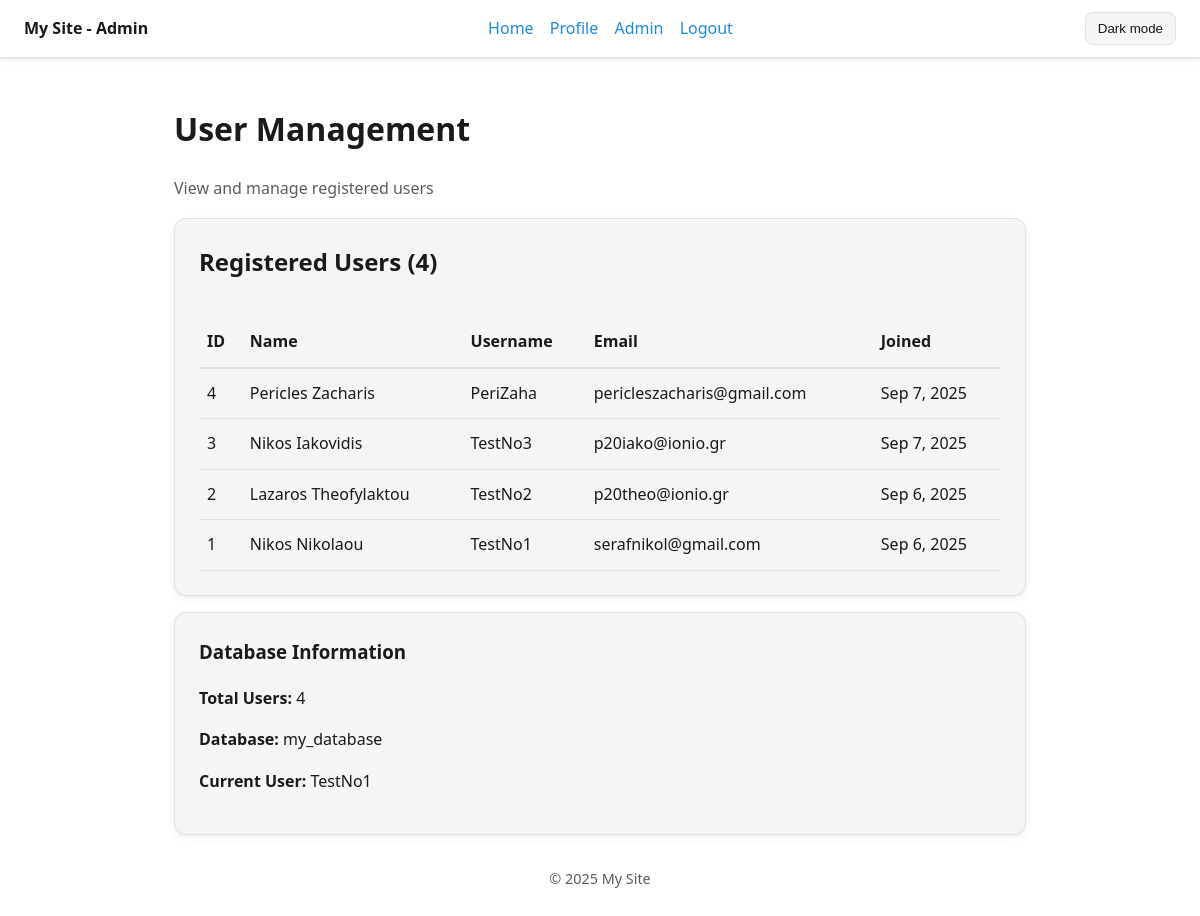
/php/admin.php (signed in), run on the app's committed database.
### tables this page shows
CREATE TABLE `users` (
  `id` int(10) UNSIGNED NOT NULL,
  `first_name` varchar(100) NOT NULL,
  `last_name` varchar(100) NOT NULL,
  `username` varchar(100) NOT NULL,
  `password_hash` varchar(255) NOT NULL,
  `email` varchar(190) NOT NULL,
  `created_at` datetime NOT NULL DEFAULT current_timestamp()
);

### php/admin.php (the view, shortened to what this page needs)
<?php
require_once __DIR__ . '/db.php';
$stmt = $pdo->prepare('SELECT id, first_name, last_name, username, email, created_at FROM users ORDER BY created_at DESC');
$stmt->execute();
$users = $stmt->fetchAll();
?>
<!DOCTYPE html>
<html lang="en" data-theme="light">
<head>
  <link rel="stylesheet" href="styles.css">
</head>
<body>
  <header class="site-header">
    <div class="header-inner">
      <div class="brand"><span>My Site - Admin</span></div>
      <nav>
        <a href="index.html">Home</a>
        <a href="profile.php">Profile</a>
        <a href="admin.php" aria-current="page">Admin</a>
        <a href="logout.php">Logout</a>
      </nav>
      <button class="theme-toggle" type="button" data-action="toggle-theme" aria-label="Toggle theme">Dark mode</button>
    </div>
  </header>
  <main class="container">
    <h1>User Management</h1>
    <p class="muted">View and manage registered users</p>
    <div class="card" style="padding:24px;">
      <h2 style="margin-top:0;">Registered Users (<?php echo count($users); ?>)</h2>
      <?php if (empty($users)): ?>
        <p>No users found.</p>
      <?php else: ?>
        <div style="overflow-x:auto;">
          <table style="width:100%; border-collapse:collapse; margin-top:16px;">
            <thead>
              <tr style="border-bottom:2px solid var(--border-color);">
                <th style="text-align:left; padding:12px 8px;">ID</th>
                <th style="text-align:left; padding:12px 8px;">Name</th>
                <th style="text-align:left; padding:12px 8px;">Username</th>
                <th style="text-align:left; padding:12px 8px;">Email</th>
                <th style="text-align:left; padding:12px 8px;">Joined</th>
              </tr>
            </thead>
            <tbody>
              <?php foreach ($users as $user): ?>
                <tr style="border-bottom:1px solid var(--border-color);">
                  <td style="padding:12px 8px;"><?php echo htmlspecialchars($user['id'], ENT_QUOTES, 'UTF-8'); ?></td>
                  <td style="padding:12px 8px;"><?php echo htmlspecialchars($user['first_name'] . ' ' . $user['last_name'], ENT_QUOTES, 'UTF-8'); ?></td>
                  <td style="padding:12px 8px;"><?php echo htmlspecialchars($user['username'], ENT_QUOTES, 'UTF-8'); ?></td>
                  <td style="padding:12px 8px;"><?php echo htmlspecialchars($user['email'], ENT_QUOTES, 'UTF-8'); ?></td>
                  <td style="padding:12px 8px;"><?php echo date('M j, Y', strtotime($user['created_at'])); ?></td>
                </tr>
              <?php endforeach; ?>
            </tbody>
          </table>
        </div>
      <?php endif; ?>
    </div>
    <div class="card" style="padding:24px; margin-top:16px;">
      <h3 style="margin-top:0;">Database Information</h3>
      <p><strong>Total Users:</strong> <?php echo count($users); ?></p>
      <p><strong>Database:</strong> <?php echo htmlspecialchars($GLOBALS['DB_NAME'] ?? 'Unknown', ENT_QUOTES, 'UTF-8'); ?></p>
      <p><strong>Current User:</strong> <?php echo htmlspecialchars($_SESSION['username'] ?? 'Unknown', ENT_QUOTES, 'UTF-8'); ?></p>
    </div>
    <p class="footer">© <?php echo date('Y'); ?> My Site</p>
  </main>
</body>
</html>

### php/styles.css (style rules this page uses)
:root { --bg-color: #ffffff; --text-color: #1a1a1a; --muted-text: #5c5c5c; --card-bg: #f5f5f7; --border-color: #e1e1e6; --accent: #1e88e5; --link: #1e88e5; --shadow: 0 1px 2px rgba(0,0,0,0.04), 0 2px 8px rgba(0,0,0,0.06); }
* { box-sizing: border-box; }
body { margin: 0; font-family: system-ui, -apple-system, Segoe UI, Roboto, Ubuntu, Cantarell, Noto Sans, Helvetica, Arial, "Apple Color Emoji", "Segoe UI Emoji"; background: var(--bg-color); color: var(--text-color); line-height: 1.6; }
.container { max-width: 900px; margin: 0 auto; padding: 24px; }
header.site-header { position: sticky; top: 0; background: var(--bg-color); border-bottom: 1px solid var(--border-color); box-shadow: var(--shadow); z-index: 10; }
.header-inner { display: flex; align-items: center; justify-content: space-between; gap: 16px; padding: 12px 24px; }
.brand { display: flex; align-items: center; gap: 10px; font-weight: 700; }
nav a { color: var(--link); text-decoration: none; margin-right: 12px; }
.theme-toggle { appearance: none; border: 1px solid var(--border-color); background: var(--card-bg); color: var(--text-color); padding: 8px 12px; border-radius: 8px; cursor: pointer; }
main { padding-top: 12px; }
.card { background: var(--card-bg); border: 1px solid var(--border-color); border-radius: 12px; box-shadow: var(--shadow); }
.muted { color: var(--muted-text); }
.footer { margin-top: 32px; color: var(--muted-text); font-size: 0.9rem; text-align: center; }

### data on the page
users: id "4", first_name+last_name "Pericles Zacharis", username "PeriZaha", email "pericleszacharis@gmail.com", created_at "Sep 7, 2025"
users: id "3", first_name+last_name "Nikos Iakovidis", username "TestNo3", email "p20iako@ionio.gr", created_at "Sep 7, 2025"
users: id "2", first_name+last_name "Lazaros Theofylaktou", username "TestNo2", email "p20theo@ionio.gr", created_at "Sep 6, 2025"
users: id "1", first_name+last_name "Nikos Nikolaou", username "TestNo1", email "serafnikol@gmail.com", created_at "Sep 6, 2025"

### other printed values
count($users) "4"
$GLOBALS['DB_NAME'] "my_database"
$_SESSION['username'] "TestNo1"
